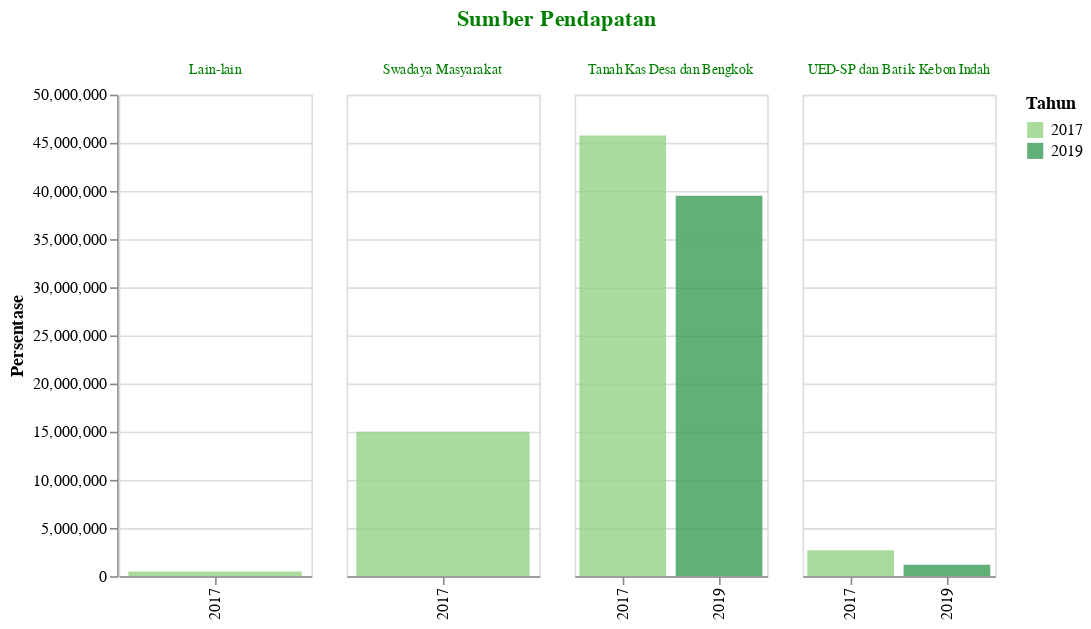

Notebook source saved alongside this figure:
### Markdown cell above
<h2>Sumber Pendapatan Asli Desa</h2>

### Code cell
df_1s = data2('Sumber Pendapatan Asli Desa')
df_1s = df_1s.dropna()
df_1s['Jumlah'] = 'Rp ' + round((df_1s['N'].astype(float)/1000000),1).astype(str) + ' Juta'
plot1s = plot_3(df_1s,'Persentase','Sumber Pendapatan',120)
plot1s = plot1s.configure_header(titleColor='green',titleFontSize=14,
                       labelColor='green', labelFontSize=9)
plot1s

### Figure 1 — Vega-Lite specification as saved in the notebook (floating-point values rounded to 4 significant figures)
{"config": {"view": {"continuousWidth": 400, "continuousHeight": 300}, "header": {"labelColor": "green", "labelFontSize": 9, "titleColor": "green", "titleFontSize": 14}}, "data": {"name": "data-8c09fd469877cdb03ecaaf99fba9331a"}, "mark": {"type": "bar", "opacity": 0.8}, "encoding": {"color": {"condition": {"type": "nominal", "field": "Tahun", "scale": {"scheme": "yellowgreen"}, "selection": "selector001"}, "value": "lightgray"}, "column": {"type": "nominal", "field": "Keterangan", "title": "Sumber Pendapatan"}, "tooltip": [{"type": "quantitative", "field": "Tahun"}, {"type": "nominal", "field": "Keterangan"}, {"type": "nominal", "field": "Jumlah"}, {"type": "nominal", "field": "Satuan"}], "x": {"type": "ordinal", "field": "Tahun", "title": ""}, "y": {"type": "quantitative", "axis": {"tickMinStep": 1}, "field": "N", "title": "Persentase"}}, "resolve": {"scale": {"x": "independent"}}, "selection": {"selector001": {"type": "single", "encodings": ["y", "color"]}, "selector039": {"type": "interval", "bind": "scales", "encodings": ["x", "y"]}}, "width": 120, "$schema": "https://vega.github.io/schema/vega-lite/v4.8.1.json", "datasets": {"data-8c09fd469877cdb03ecaaf99fba9331a": [{"Tahun": 2017, "Kode": 5, "Data": "Keuangan dan Pendapatan Desa", "Kode Kategori": 5.2, "Kategori": "Sumber Pendapatan Asli Desa", "Keterangan": "Tanah Kas Desa dan Bengkok", "N": 45750000.0, "Satuan": "Rupiah", "Jumlah": "Rp 45.8 Juta"}, {"Tahun": 2017, "Kode": 5, "Data": "Keuangan dan Pendapatan Desa", "Kode Kategori": 5.2, "Kategori": "Sumber Pendapatan Asli Desa", "Keterangan": "UED-SP dan Batik Kebon Indah", "N": 2700000.0, "Satuan": "Rupiah", "Jumlah": "Rp 2.7 Juta"}, {"Tahun": 2017, "Kode": 5, "Data": "Keuangan dan Pendapatan Desa", "Kode Kategori": 5.2, "Kategori": "Sumber Pendapatan Asli Desa", "Keterangan": "Swadaya Masyarakat", "N": 15000000.0, "Satuan": "Rupiah", "Jumlah": "Rp 15.0 Juta"}, {"Tahun": 2017, "Kode": 5, "Data": "Keuangan dan Pendapatan Desa", "Kode Kategori": 5.2, "Kategori": "Sumber Pendapatan Asli Desa", "Keterangan": "Lain-lain", "N": 500000.0, "Satuan": "Rupiah", "Jumlah": "Rp 0.5 Juta"}, {"Tahun": 2019, "Kode": 5, "Data": "Keuangan dan Pendapatan Desa", "Kode Kategori": 5.2, "Kategori": "Sumber Pendapatan Asli Desa", "Keterangan": "Tanah Kas Desa dan Bengkok", "N": 39500000.0, "Satuan": "Rupiah", "Jumlah": "Rp 39.5 Juta"}, {"Tahun": 2019, "Kode": 5, "Data": "Keuangan dan Pendapatan Desa", "Kode Kategori": 5.2, "Kategori": "Sumber Pendapatan Asli Desa", "Keterangan": "UED-SP dan Batik Kebon Indah", "N": 1200000.0, "Satuan": "Rupiah", "Jumlah": "Rp 1.2 Juta"}]}}
